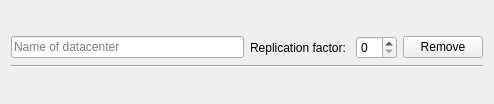
<?xml version="1.0" encoding="UTF-8"?>
<ui version="4.0">
 <class>Frame</class>
 <widget class="QFrame" name="Frame">
  <property name="geometry">
   <rect>
    <x>0</x>
    <y>0</y>
    <width>494</width>
    <height>104</height>
   </rect>
  </property>
  <property name="windowTitle">
   <string>Frame</string>
  </property>
  <layout class="QGridLayout" name="gridLayout">
   <item row="0" column="0">
    <layout class="QVBoxLayout" name="verticalLayout">
     <item>
      <layout class="QHBoxLayout" name="horizontalLayout">
       <item>
        <widget class="QLineEdit" name="datacenter_name_line_edit">
         <property name="placeholderText">
          <string>Name of datacenter</string>
         </property>
        </widget>
       </item>
       <item>
        <widget class="QLabel" name="label">
         <property name="text">
          <string>Replication factor: </string>
         </property>
        </widget>
       </item>
       <item>
        <widget class="QSpinBox" name="replication_factor_spin_box"/>
       </item>
       <item>
        <widget class="QPushButton" name="remove_button">
         <property name="text">
          <string>Remove</string>
         </property>
        </widget>
       </item>
      </layout>
     </item>
     <item>
      <widget class="Line" name="line">
       <property name="orientation">
        <enum>Qt::Horizontal</enum>
       </property>
      </widget>
     </item>
    </layout>
   </item>
  </layout>
 </widget>
 <resources/>
 <connections/>
</ui>
